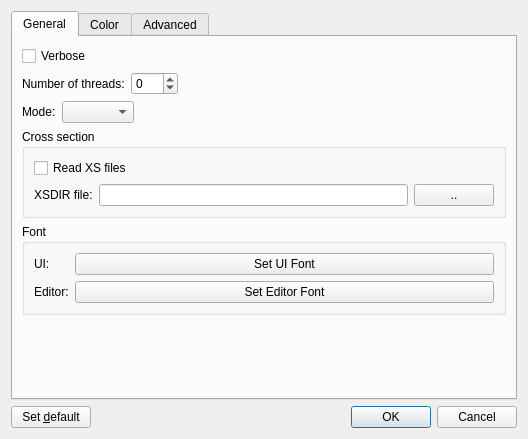
<?xml version="1.0" encoding="UTF-8"?>
<ui version="4.0">
 <class>GuiConfigDialog</class>
 <widget class="QDialog" name="GuiConfigDialog">
  <property name="geometry">
   <rect>
    <x>0</x>
    <y>0</y>
    <width>528</width>
    <height>439</height>
   </rect>
  </property>
  <property name="windowTitle">
   <string>Dialog</string>
  </property>
  <layout class="QVBoxLayout" name="verticalLayout_5">
   <item>
    <widget class="QTabWidget" name="tabWidget">
     <property name="currentIndex">
      <number>0</number>
     </property>
     <widget class="QWidget" name="tabGeneral">
      <attribute name="title">
       <string>General</string>
      </attribute>
      <layout class="QVBoxLayout" name="verticalLayout_4">
       <item>
        <widget class="QCheckBox" name="checkBoxVerbose">
         <property name="text">
          <string>Verbose</string>
         </property>
        </widget>
       </item>
       <item>
        <layout class="QHBoxLayout" name="horizontalLayout_6">
         <item>
          <widget class="QLabel" name="labelThreads">
           <property name="text">
            <string>Number of threads:</string>
           </property>
          </widget>
         </item>
         <item>
          <widget class="QSpinBox" name="spinBoxThreads">
           <property name="minimum">
            <number>-1</number>
           </property>
           <property name="maximum">
            <number>256</number>
           </property>
          </widget>
         </item>
         <item>
          <spacer name="horizontalSpacer_4">
           <property name="orientation">
            <enum>Qt::Horizontal</enum>
           </property>
           <property name="sizeHint" stdset="0">
            <size>
             <width>40</width>
             <height>20</height>
            </size>
           </property>
          </spacer>
         </item>
        </layout>
       </item>
       <item>
        <layout class="QHBoxLayout" name="horizontalLayout">
         <item>
          <widget class="QLabel" name="label_3">
           <property name="text">
            <string>Mode:</string>
           </property>
          </widget>
         </item>
         <item>
          <widget class="QComboBox" name="comboBoxMcMode"/>
         </item>
         <item>
          <spacer name="horizontalSpacer">
           <property name="orientation">
            <enum>Qt::Horizontal</enum>
           </property>
           <property name="sizeHint" stdset="0">
            <size>
             <width>40</width>
             <height>20</height>
            </size>
           </property>
          </spacer>
         </item>
        </layout>
       </item>
       <item>
        <widget class="QGroupBox" name="groupBox_2">
         <property name="title">
          <string>Cross section</string>
         </property>
         <layout class="QVBoxLayout" name="verticalLayout">
          <item>
           <widget class="QCheckBox" name="checkBoxReadXs">
            <property name="text">
             <string>Read XS files</string>
            </property>
           </widget>
          </item>
          <item>
           <layout class="QHBoxLayout" name="horizontalLayout_5">
            <item>
             <widget class="QLabel" name="label_4">
              <property name="text">
               <string>XSDIR file:</string>
              </property>
             </widget>
            </item>
            <item>
             <widget class="QLineEdit" name="lineEditXsdir"/>
            </item>
            <item>
             <widget class="QPushButton" name="pushButtonGetXsdir">
              <property name="sizePolicy">
               <sizepolicy hsizetype="Minimum" vsizetype="Fixed">
                <horstretch>0</horstretch>
                <verstretch>0</verstretch>
               </sizepolicy>
              </property>
              <property name="text">
               <string>..</string>
              </property>
             </widget>
            </item>
           </layout>
          </item>
         </layout>
        </widget>
       </item>
       <item>
        <widget class="QGroupBox" name="groupBox">
         <property name="title">
          <string>Font</string>
         </property>
         <layout class="QGridLayout" name="gridLayout">
          <item row="0" column="0">
           <widget class="QLabel" name="label">
            <property name="sizePolicy">
             <sizepolicy hsizetype="Fixed" vsizetype="Preferred">
              <horstretch>0</horstretch>
              <verstretch>0</verstretch>
             </sizepolicy>
            </property>
            <property name="text">
             <string>UI:</string>
            </property>
           </widget>
          </item>
          <item row="1" column="0">
           <widget class="QLabel" name="label_2">
            <property name="sizePolicy">
             <sizepolicy hsizetype="Fixed" vsizetype="Preferred">
              <horstretch>0</horstretch>
              <verstretch>0</verstretch>
             </sizepolicy>
            </property>
            <property name="text">
             <string>Editor:</string>
            </property>
           </widget>
          </item>
          <item row="1" column="1">
           <widget class="QPushButton" name="pushButtonEditorFont">
            <property name="text">
             <string>Set Editor Font</string>
            </property>
           </widget>
          </item>
          <item row="0" column="1">
           <widget class="QPushButton" name="pushButtonUiFont">
            <property name="text">
             <string>Set UI Font</string>
            </property>
           </widget>
          </item>
         </layout>
        </widget>
       </item>
       <item>
        <spacer name="verticalSpacer">
         <property name="orientation">
          <enum>Qt::Vertical</enum>
         </property>
         <property name="sizeHint" stdset="0">
          <size>
           <width>20</width>
           <height>44</height>
          </size>
         </property>
        </spacer>
       </item>
      </layout>
     </widget>
     <widget class="QWidget" name="tabColor">
      <attribute name="title">
       <string>Color</string>
      </attribute>
      <layout class="QVBoxLayout" name="verticalLayout_2">
       <item>
        <layout class="QHBoxLayout" name="horizontalLayout_3">
         <item>
          <widget class="QLabel" name="label_6">
           <property name="text">
            <string>Background: </string>
           </property>
          </widget>
         </item>
         <item>
          <widget class="QPushButton" name="pushButtonBackgroundColor">
           <property name="sizePolicy">
            <sizepolicy hsizetype="MinimumExpanding" vsizetype="Fixed">
             <horstretch>0</horstretch>
             <verstretch>0</verstretch>
            </sizepolicy>
           </property>
           <property name="text">
            <string/>
           </property>
          </widget>
         </item>
         <item>
          <spacer name="horizontalSpacer_3">
           <property name="orientation">
            <enum>Qt::Horizontal</enum>
           </property>
           <property name="sizeType">
            <enum>QSizePolicy::Expanding</enum>
           </property>
           <property name="sizeHint" stdset="0">
            <size>
             <width>40</width>
             <height>20</height>
            </size>
           </property>
          </spacer>
         </item>
        </layout>
       </item>
       <item>
        <widget class="QTableWidget" name="tableWidgetColor">
         <attribute name="verticalHeaderVisible">
          <bool>false</bool>
         </attribute>
         <column>
          <property name="text">
           <string>Material</string>
          </property>
         </column>
         <column>
          <property name="text">
           <string>Alias name</string>
          </property>
         </column>
         <column>
          <property name="text">
           <string>Scale</string>
          </property>
         </column>
         <column>
          <property name="text">
           <string>Color</string>
          </property>
         </column>
        </widget>
       </item>
      </layout>
     </widget>
     <widget class="QWidget" name="tabAdvanced">
      <attribute name="title">
       <string>Advanced</string>
      </attribute>
      <layout class="QVBoxLayout" name="verticalLayout_3">
       <item>
        <layout class="QGridLayout" name="gridLayout_2">
         <item row="0" column="1">
          <widget class="QSpinBox" name="spinBoxBBTimeout">
           <property name="maximum">
            <number>10000</number>
           </property>
           <property name="singleStep">
            <number>10</number>
           </property>
          </widget>
         </item>
         <item row="0" column="0">
          <widget class="QLabel" name="label_5">
           <property name="text">
            <string>Boundingbox calculation timeout (msec)</string>
           </property>
          </widget>
         </item>
        </layout>
       </item>
       <item>
        <spacer name="verticalSpacer_3">
         <property name="orientation">
          <enum>Qt::Vertical</enum>
         </property>
         <property name="sizeHint" stdset="0">
          <size>
           <width>20</width>
           <height>40</height>
          </size>
         </property>
        </spacer>
       </item>
       <item>
        <widget class="Line" name="line">
         <property name="orientation">
          <enum>Qt::Horizontal</enum>
         </property>
        </widget>
       </item>
       <item>
        <widget class="QLabel" name="labelOpenGL">
         <property name="text">
          <string>TextLabel</string>
         </property>
        </widget>
       </item>
       <item>
        <spacer name="verticalSpacer_2">
         <property name="orientation">
          <enum>Qt::Vertical</enum>
         </property>
         <property name="sizeHint" stdset="0">
          <size>
           <width>20</width>
           <height>84</height>
          </size>
         </property>
        </spacer>
       </item>
      </layout>
     </widget>
    </widget>
   </item>
   <item>
    <layout class="QHBoxLayout" name="horizontalLayout_2">
     <item>
      <widget class="QPushButton" name="pushButtonSetDefault">
       <property name="text">
        <string>Set &amp;default</string>
       </property>
      </widget>
     </item>
     <item>
      <spacer name="horizontalSpacer_2">
       <property name="orientation">
        <enum>Qt::Horizontal</enum>
       </property>
       <property name="sizeHint" stdset="0">
        <size>
         <width>40</width>
         <height>20</height>
        </size>
       </property>
      </spacer>
     </item>
     <item>
      <widget class="QDialogButtonBox" name="buttonBox">
       <property name="orientation">
        <enum>Qt::Horizontal</enum>
       </property>
       <property name="standardButtons">
        <set>QDialogButtonBox::Cancel|QDialogButtonBox::Ok</set>
       </property>
      </widget>
     </item>
    </layout>
   </item>
  </layout>
 </widget>
 <resources/>
 <connections>
  <connection>
   <sender>buttonBox</sender>
   <signal>accepted()</signal>
   <receiver>GuiConfigDialog</receiver>
   <slot>accept()</slot>
   <hints>
    <hint type="sourcelabel">
     <x>495</x>
     <y>585</y>
    </hint>
    <hint type="destinationlabel">
     <x>157</x>
     <y>274</y>
    </hint>
   </hints>
  </connection>
  <connection>
   <sender>buttonBox</sender>
   <signal>rejected()</signal>
   <receiver>GuiConfigDialog</receiver>
   <slot>reject()</slot>
   <hints>
    <hint type="sourcelabel">
     <x>495</x>
     <y>585</y>
    </hint>
    <hint type="destinationlabel">
     <x>286</x>
     <y>274</y>
    </hint>
   </hints>
  </connection>
  <connection>
   <sender>pushButtonUiFont</sender>
   <signal>pressed()</signal>
   <receiver>GuiConfigDialog</receiver>
   <slot>chooseUiFont()</slot>
   <hints>
    <hint type="sourcelabel">
     <x>197</x>
     <y>255</y>
    </hint>
    <hint type="destinationlabel">
     <x>3</x>
     <y>179</y>
    </hint>
   </hints>
  </connection>
  <connection>
   <sender>pushButtonEditorFont</sender>
   <signal>pressed()</signal>
   <receiver>GuiConfigDialog</receiver>
   <slot>chooseEditorFont()</slot>
   <hints>
    <hint type="sourcelabel">
     <x>196</x>
     <y>284</y>
    </hint>
    <hint type="destinationlabel">
     <x>3</x>
     <y>213</y>
    </hint>
   </hints>
  </connection>
  <connection>
   <sender>pushButtonGetXsdir</sender>
   <signal>pressed()</signal>
   <receiver>GuiConfigDialog</receiver>
   <slot>chooseXsdir()</slot>
   <hints>
    <hint type="sourcelabel">
     <x>472</x>
     <y>183</y>
    </hint>
    <hint type="destinationlabel">
     <x>413</x>
     <y>157</y>
    </hint>
   </hints>
  </connection>
  <connection>
   <sender>pushButtonSetDefault</sender>
   <signal>pressed()</signal>
   <receiver>GuiConfigDialog</receiver>
   <slot>setDefault()</slot>
   <hints>
    <hint type="sourcelabel">
     <x>28</x>
     <y>584</y>
    </hint>
    <hint type="destinationlabel">
     <x>5</x>
     <y>330</y>
    </hint>
   </hints>
  </connection>
  <connection>
   <sender>pushButtonBackgroundColor</sender>
   <signal>pressed()</signal>
   <receiver>GuiConfigDialog</receiver>
   <slot>chooseBgColor()</slot>
   <hints>
    <hint type="sourcelabel">
     <x>191</x>
     <y>62</y>
    </hint>
    <hint type="destinationlabel">
     <x>500</x>
     <y>59</y>
    </hint>
   </hints>
  </connection>
 </connections>
 <slots>
  <slot>chooseUiFont()</slot>
  <slot>chooseEditorFont()</slot>
  <slot>chooseXsdir()</slot>
  <slot>addNewColorRow()</slot>
  <slot>removeSelectedColorRow()</slot>
  <slot>setDefault()</slot>
  <slot>chooseBgColor()</slot>
 </slots>
</ui>
